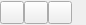
<?xml version="1.0" encoding="UTF-8"?>
<ui version="4.0">
 <class>GradientStopActions</class>
 <widget class="QWidget" name="GradientStopActions">
  <property name="geometry">
   <rect>
    <x>0</x>
    <y>0</y>
    <width>86</width>
    <height>25</height>
   </rect>
  </property>
  <layout class="QGridLayout" name="gridLayout">
   <property name="margin">
    <number>0</number>
   </property>
   <property name="spacing">
    <number>0</number>
   </property>
   <item row="0" column="2">
    <widget class="QToolButton" name="toolButtonDown">
     <property name="icon">
      <iconset resource="qmc2.qrc">
       <normaloff>:/data/img/down_action.png</normaloff>:/data/img/down_action.png</iconset>
     </property>
    </widget>
   </item>
   <item row="0" column="1">
    <widget class="QToolButton" name="toolButtonUp">
     <property name="icon">
      <iconset resource="qmc2.qrc">
       <normaloff>:/data/img/up_action.png</normaloff>:/data/img/up_action.png</iconset>
     </property>
    </widget>
   </item>
   <item row="0" column="4">
    <spacer name="horizontalSpacer">
     <property name="orientation">
      <enum>Qt::Horizontal</enum>
     </property>
     <property name="sizeHint" stdset="0">
      <size>
       <width>0</width>
       <height>10</height>
      </size>
     </property>
    </spacer>
   </item>
   <item row="0" column="3">
    <widget class="QToolButton" name="toolButtonRemove">
     <property name="icon">
      <iconset resource="qmc2.qrc">
       <normaloff>:/data/img/minus.png</normaloff>:/data/img/minus.png</iconset>
     </property>
    </widget>
   </item>
  </layout>
 </widget>
 <tabstops>
  <tabstop>toolButtonUp</tabstop>
  <tabstop>toolButtonDown</tabstop>
  <tabstop>toolButtonRemove</tabstop>
 </tabstops>
 <resources>
  <include location="qmc2.qrc"/>
 </resources>
 <connections/>
</ui>
